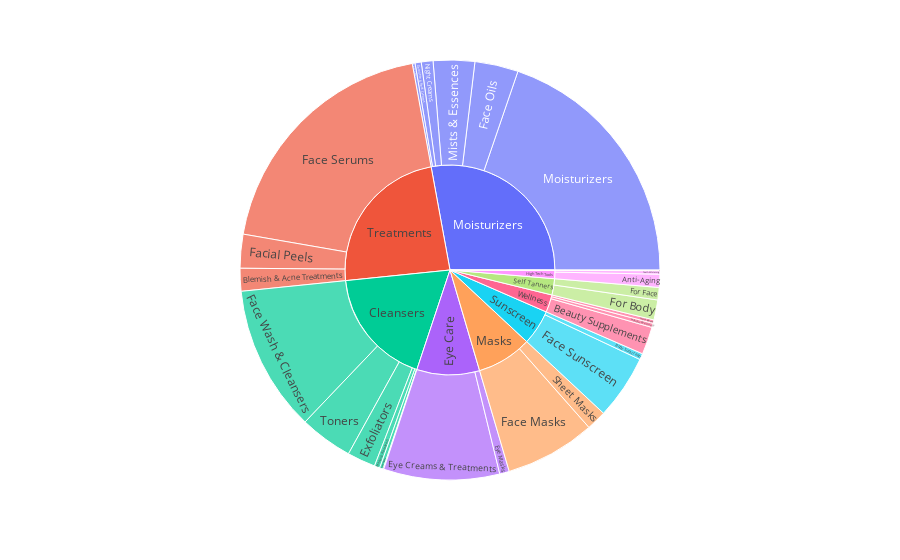

This figure's notebook cell:
### Code cell
px.sunburst(df_by_category,values='count',path=['secondary_category','tertiary_category'])

### Figure 1 — Plotly figure (JSON) as saved in the notebook; plotly's stock layout.template omitted (floating-point values rounded to 4 significant figures)
{"data": [{"branchvalues": "total", "domain": {"x": [0, 1], "y": [0, 1]}, "hovertemplate": "labels=%{label}<br>count=%{value}<br>parent=%{parent}<br>id=%{id}<extra></extra>", "ids": ["High Tech Tools/Anti-Aging", "Shop by Concern/Anti-Aging", "Moisturizers/BB & CC Creams", "Wellness/Beauty Supplements", "Treatments/Blemish & Acne Treatments", "Cleansers/Blotting Papers", "Sunscreen/Body Sunscreen", "Moisturizers/Decollete & Neck Creams", "Cleansers/Exfoliators", "Eye Care/Eye Creams & Treatments", "Eye Care/Eye Masks", "Masks/Face Masks", "Moisturizers/Face Oils", "Treatments/Face Serums", "Sunscreen/Face Sunscreen", "Cleansers/Face Wash & Cleansers", "Cleansers/Face Wipes", "Treatments/Facial Peels", "Wellness/Facial Rollers", "Self Tanners/For Body", "Self Tanners/For Face", "Wellness/Holistic Wellness", "Cleansers/Makeup Removers", "Moisturizers/Mists & Essences", "Moisturizers/Moisturizers", "Moisturizers/Night Creams", "Masks/Sheet Masks", "High Tech Tools/Teeth Whitening", "Cleansers/Toners", "Cleansers", "Eye Care", "High Tech Tools", "Masks", "Moisturizers", "Self Tanners", "Shop by Concern", "Sunscreen", "Treatments", "Wellness"], "labels": ["Anti-Aging", "Anti-Aging", "BB & CC Creams", "Beauty Supplements", "Blemish & Acne Treatments", "Blotting Papers", "Body Sunscreen", "Decollete & Neck Creams", "Exfoliators", "Eye Creams & Treatments", "Eye Masks", "Face Masks", "Face Oils", "Face Serums", "Face Sunscreen", "Face Wash & Cleansers", "Face Wipes", "Facial Peels", "Facial Rollers", "For Body", "For Face", "Holistic Wellness", "Makeup Removers", "Mists & Essences", "Moisturizers", "Night Creams", "Sheet Masks", "Teeth Whitening", "Toners", "Cleansers", "Eye Care", "High Tech Tools", "Masks", "Moisturizers", "Self Tanners", "Shop by Concern", "Sunscreen", "Treatments", "Wellness"], "name": "", "parents": ["High Tech Tools", "Shop by Concern", "Moisturizers", "Wellness", "Treatments", "Cleansers", "Sunscreen", "Moisturizers", "Cleansers", "Eye Care", "Eye Care", "Masks", "Moisturizers", "Treatments", "Sunscreen", "Cleansers", "Cleansers", "Treatments", "Wellness", "Self Tanners", "Self Tanners", "Wellness", "Cleansers", "Moisturizers", "Moisturizers", "Moisturizers", "Masks", "High Tech Tools", "Cleansers", "", "", "", "", "", "", "", "", "", ""], "type": "sunburst", "values": [19, 1, 4, 40, 33, 1, 9, 9, 41, 168, 14, 131, 63, 365, 93, 212, 5, 49, 5, 29, 18, 6, 8, 60, 372, 17, 29, 5, 77, 344, 182, 24, 160, 525, 47, 1, 102, 447, 51]}], "layout": {"legend": {"tracegroupgap": 0}, "margin": {"t": 60}}}
